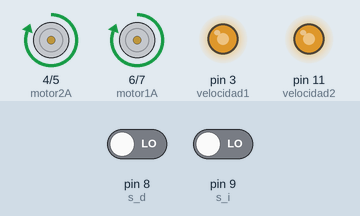
Simulated run of this sketch. Board: Arduino Uno, built with avr-gcc and run on an emulated ATmega328P. On the bench: motor-driver pin pairs drawn as motors (green arrow = first pin HIGH = forward, orange = second pin HIGH = backward, longer = more drive), output pins drawn as LEDs (lit = HIGH). The inputs (shaded band) are chosen by the test bench; at power-on: pin 8 (s_d) LOW, pin 9 (s_i) LOW.

Above: at 1.8 s.
1.9 s: pin 8 (s_d) driven HIGH
At 3.2 s:
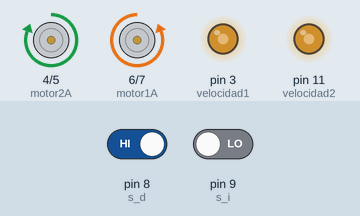
3.5 s: pin 9 (s_i) driven HIGH
At 4.3 s:
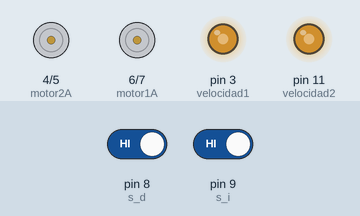
5.0 s: pin 8 (s_d) driven LOW
At 5.4 s:
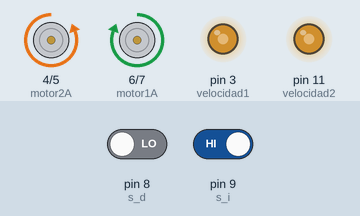
6.5 s: pin 9 (s_i) driven LOW
At 7.8 s:
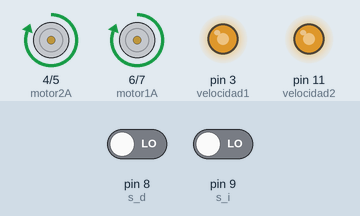
Timing chart, 0 to 9.0 s (numbered marks = the images above; inputs shaded):
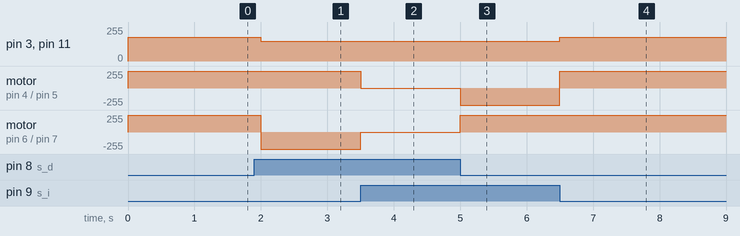

Measured:
- after the input at 1.9 s, pin 3 (velocidad1), pin 11 (velocidad2): 180/255 → 150/255 after 0.10 s; motor on pin 6 (motor1A) / pin 7 (motor1B): forward 255/255 → backward 255/255 after 0.10 s
- after the input at 3.5 s, motor on pin 4 (motor2A) / pin 5 (motor2B): forward 255/255 → stopped at once; motor on pin 6 (motor1A) / pin 7 (motor1B): backward 255/255 → stopped at once
- after the input at 5.0 s, motor on pin 4 (motor2A) / pin 5 (motor2B): stopped → backward 255/255 at once; motor on pin 6 (motor1A) / pin 7 (motor1B): stopped → forward 255/255 at once
- after the input at 6.5 s, pin 3 (velocidad1), pin 11 (velocidad2): 150/255 → 180/255 at once; motor on pin 4 (motor2A) / pin 5 (motor2B): backward 255/255 → forward 255/255 at once

The sketch:

10_seguidor_luz.ino
```cpp
int motor1A=6;
int motor1B=7;
int velocidad1=3;

int motor2A=4;
int motor2B=5;
int velocidad2=11;

int sensor_derecha;
int sensor_izquierda;
int s_d=8;
int s_i=9;

void setup() {
  pinMode(motor1A,OUTPUT);
  pinMode(motor1B,OUTPUT);
  pinMode(velocidad1,OUTPUT);
  pinMode(motor2A,OUTPUT);
  pinMode(motor2B,OUTPUT);
  pinMode(velocidad2,OUTPUT);

  pinMode(s_d,INPUT);
  pinMode(s_i,INPUT);
}

void loop() {

sensor_derecha = digitalRead(s_d);
sensor_izquierda = digitalRead(s_i);

if (sensor_derecha <=0 && sensor_izquierda <=0){
    frente();

}

if (sensor_derecha <=0 && sensor_izquierda == 1){
  giro_derecha();
}

if (sensor_derecha == 1 && sensor_izquierda <= 0){
  giro_izquierda();
}
if (sensor_derecha == 1 && sensor_izquierda == 1){

  paro();
}


}


void frente(){

  digitalWrite(motor1A,HIGH);
  digitalWrite(motor1B,LOW);
  analogWrite(velocidad1,180);
  digitalWrite(motor2A,HIGH);
  digitalWrite(motor2B,LOW);
  analogWrite(velocidad2,180);
  delay(500);

}


void reversa(){

  digitalWrite(motor1A,LOW);
  digitalWrite(motor1B,HIGH);
  analogWrite(velocidad1,180);
  digitalWrite(motor2A,LOW);
  digitalWrite(motor2B,HIGH);
  analogWrite(velocidad2,180);
  delay(500);

}

void paro(){

  digitalWrite(motor1A,LOW);
  digitalWrite(motor1B,LOW);
  digitalWrite(motor2A,LOW);
  digitalWrite(motor2B,LOW);
  delay(500);

}

void giro_derecha(){

  digitalWrite(motor1A,HIGH);
  digitalWrite(motor1B,LOW);
  analogWrite(velocidad1,150);
  digitalWrite(motor2A,LOW);
  digitalWrite(motor2B,HIGH);
  analogWrite(velocidad2,150);
  delay(500);

}


void giro_izquierda(){

  digitalWrite(motor1A,LOW);
  digitalWrite(motor1B,HIGH);
  analogWrite(velocidad1,150);
  digitalWrite(motor2A,HIGH);
  digitalWrite(motor2B,LOW);
  analogWrite(velocidad2,150);
  delay(500);

}
```
